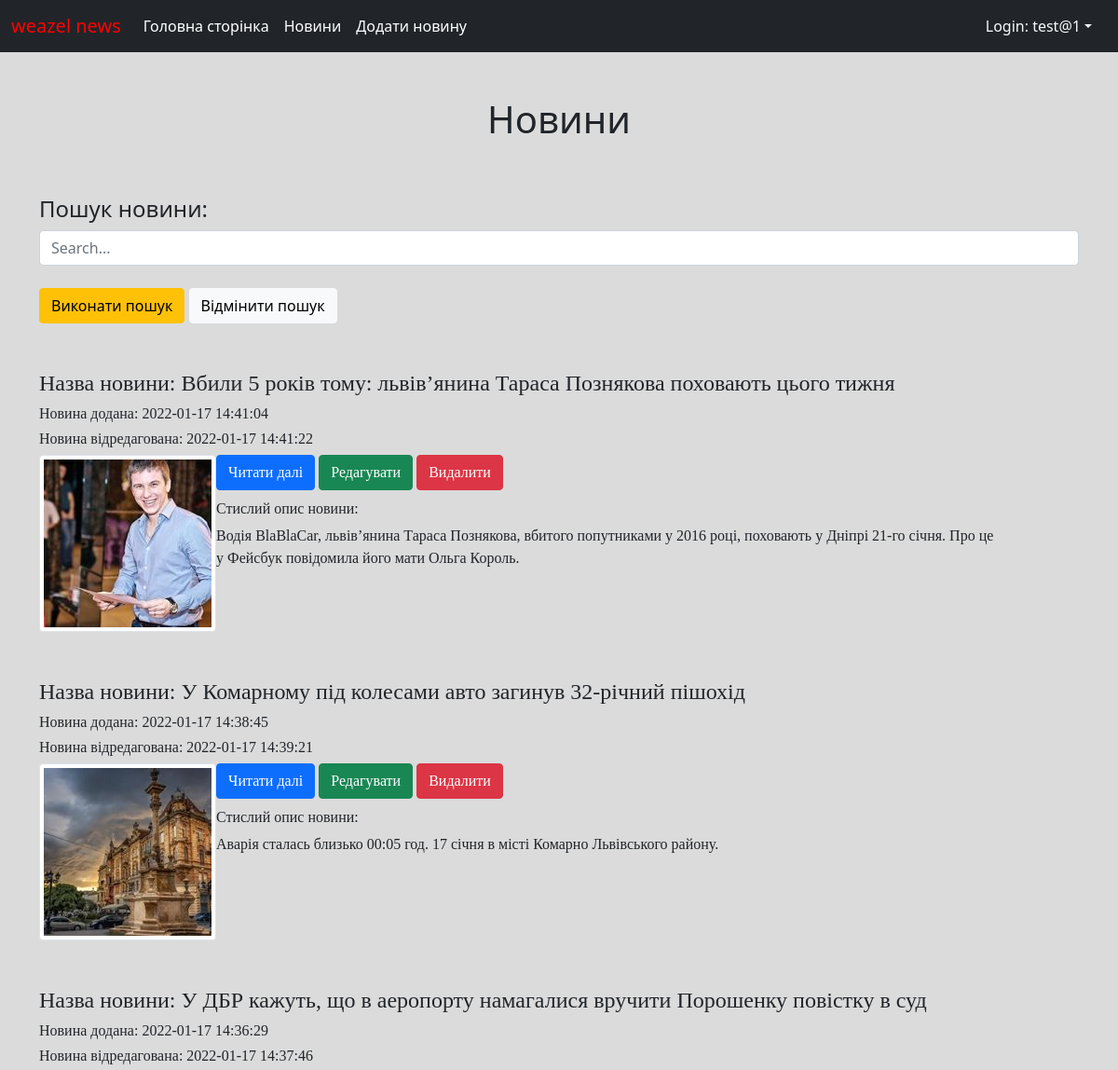
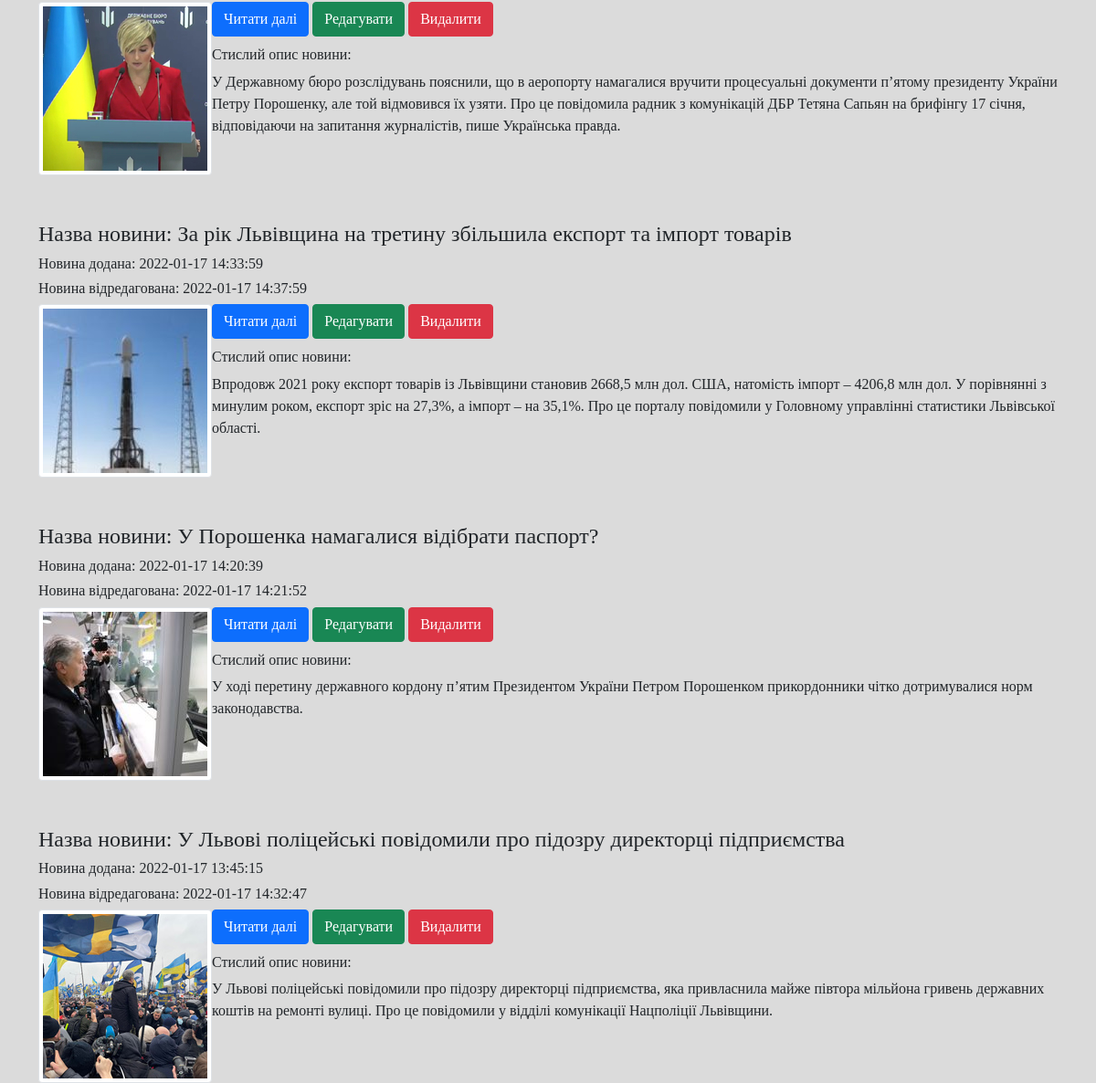
/news (signed in), run on the app's committed database (2 pictures, top to bottom).
### tables this page shows
CREATE TABLE `news` (
  `id` int(11) NOT NULL,
  `title` varchar(255) NOT NULL,
  `short_text` text NOT NULL,
  `datetime` datetime NOT NULL,
  `datetime_lastedit` datetime DEFAULT NULL,
  `user_id` int(11) NOT NULL,
  `text` text NOT NULL,
  `photo` varchar(255) DEFAULT NULL
);

### core/Controller.php (called while the page is built, shortened)
<?php
class Controller
{
    public function render($viewsName, $localParams = null, $globalParams = null)
    {
        $tpl = new Template();
        if (is_array($localParams))
            $tpl->setParams($localParams);
        $moduleName = strtolower((new \ReflectionClass($this))->getShortName());
        $globalParams['PageContent'] = $tpl->render("views/{$moduleName}/{$viewsName}.php");
        return $globalParams;
    }
}

### controllers/News.php (called while the page is built, shortened)
<?php
class News extends Controller
{
    protected $newsModel;
    protected $filtersModel;
    public function __construct()
    {
        $this->newsModel = new \models\News();
        $this->filtersModel = new \models\SerchNews();
    }
    public function actionIndex()
    {
        global $Config;
        $title = 'Новини';
        if (empty($_POST)) {
            $lastNews = $this->newsModel->GetLastNews($Config['NewsCount']);
        } else {
            $lastNews = $this->filtersModel->actionSearch($_POST);
        }
        return $this->render('index', ['lastNews' => $lastNews], [
            'PageTitle' => $title,
            'MainTitle' => $title,
        ]);
    }
}

### core/Core.php (called while the page is built, shortened)
<?php
class Core
{
    private static $instance;
    private static $db;
    private function __construct()
    {
        global $Config;
        self::$db = new \core\DB($Config['Database']['Server'],
            $Config['Database']['Username'],
            $Config['Database']['Password'],
            $Config['Database']['Database']);
    }
    public static function getInstance()
    {
        if (empty(self::$instance)) {
            self::$instance = new Core();
            return self::getInstance();
        } else
            return self::$instance;
    }
    public function getDB()
    {
        return self::$db;
    }
    public function run()
    {
        $path = $_GET['path'];
        $pathParts = explode('/', $path);
        $className = ucfirst($pathParts[0]);
        if (empty($className))
            $fullClassName = 'controllers\\Site';
        else
            $fullClassName = 'controllers\\' . $className;
        $methodName = ucfirst($pathParts[1]);
        if (empty($methodName))
            $fullMethodName = 'actionIndex';
        else
            $fullMethodName = 'action' . $methodName;
        if (class_exists($fullClassName)) {
            $controller = new $fullClassName();
            if (method_exists($controller, $fullMethodName)) {
                $method = new \ReflectionMethod($fullClassName, $fullMethodName);
                $paramsArray = [];
                $result = $method->invokeArgs($controller, $paramsArray);
            } else
                throw new \Exception('404 Not Found');
        } else
            throw new \Exception('404 Not Found');
    }
    public
    static function __autoload($className)
    {
        $fileName = $className . '.php';
    }
}

### index.php (called while the page is built, shortened)
<?php
include('config/config.php');
include('core/Core.php');
$core = \core\Core::getInstance();
$core->init();
$core->run();

### config/config.php (called while the page is built)
<?php
$Config =
    [
        'Database' =>
            [
                'Server' => 'localhost',
                'Username' => 'root',
                'Password' => 'root',
                'Database' => 'cms'
            ],
        'NewsCount' => 15,
        'NewsCount2' => 5
    ];

### core/DB.php (called while the page is built, shortened)
<?php
class DB
{
    protected $pdo;
    public function __construct($server, $login, $password, $database)
    {
        $this->pdo = new \PDO("mysql:host={$server};dbname=$database;charset=UTF8", $login, $password);
    }
    public function select($table, $fields = "*", $where = null, $orderBy = null, $limit = null, $offset = null)
    {
        $fieldsStr = "*";
        if (is_string($fields))
            $fieldsStr = $fields;
        $sql = "SELECT {$fieldsStr} FROM {$table} ";
        if (is_array($orderBy)) {
            $orderByParts = [];
            foreach ($orderBy as $key => $value) {
                $orderByParts[] = " {$key} {$value}";
            }
            $sql .= ' ORDER BY ' . implode(', ', $orderByParts);
        }
        if (!empty($limit)) {
            if (!empty($offset))
                $sql .= " LIMIT {$offset}, {$limit}";
            else
                $sql .= " LIMIT {$limit}";
        }
        $sth = $this->pdo->prepare($sql);
        if (is_array($where) && count($where) > 0)
            $sth->execute(array_values($where));
        else
            $sth->execute();
        return $sth->fetchAll();
    }
}

### models/News.php (called while the page is built, shortened)
<?php
class News extends \core\Model
{
    public function GetLastNews($count)
    {
        return \core\Core::getInstance()->getDB()->select('news', '*', null, ['datetime' => 'DESC'], $count);
    }
}

### models/Users.php (called while the page is built, shortened)
<?php
class Users extends Model
{
    public function IsUserAuthenticated()
    {
        return isset($_SESSION['user']);
    }
    public function GetCurrentUser()
    {
        if ($this->IsUserAuthenticated())
            return $_SESSION['user'];
        else
            return null;
    }
}

### views/news/index.php (the view, shortened to what this page needs)
<?php
$userModel = new \models\Users();
$user = $userModel->GetCurrentUser();
?>
    <form method="post">
        <h4>Пошук новини:</h4>
        <input type="text" class="form-control" placeholder="Search..." aria-label="Search" name="search"
               value="<?php if (!empty($_POST['search'])): echo $_POST['search'];endif; ?>">
        <br>
        <button type="submit" class="btn btn-warning">Виконати пошук</button>
        <a href="/news" class="btn btn-light">Відмінити пошук</a>
    </form>
<?php foreach ($lastNews as $news): ?>
    <div class="news-record textFam">
        <h4>Назва новини: <?= $news['title'] ?></h4>
        <h6>Новина додана: <?= $news['datetime'] ?></h6>
        <?php if ($news['datetime'] != $news['datetime_lastedit'] && $news['datetime_lastedit'] != null) : ?>
            <h6>Новина відредагована: <?= $news['datetime_lastedit'] ?></h6>
        <? endif; ?>
        <div class="photo">
            <? if (is_file('files/news/' . $news['photo'] . '_s.jpg')): ?>
                <img class="bd-placeholder-img img-thumbnail float-start"
                     src="/files/news/<?= $news['photo'] ?>_s.jpg"/>
            <? endif; ?>
        </div>
        <div class="news_butt">
            <a href="/news/view?id=<?= $news['id'] ?>" class="btn btn-primary">Читати далі</a>
            <? if ($news['user_id'] == $user['id'] || $user['access'] == 1): ?>
                <a href="/news/edit?id=<?= $news['id'] ?>" class="btn btn-success">Редагувати</a>
                <a href="/news/delete?id=<?= $news['id'] ?>" class="btn btn-danger">Видалити</a>
            <? endif; ?>
        </div>
        <div>
            <h6>Стислий опис новини: </h6><?= $news['short_text'] ?>
        </div>
    </div>
<?php endforeach; ?>

### style.css (style rules this page uses)
.textFam { font-family: "Lucida Bright"; }
.news-record { overflow: hidden; }
.news_butt { padding: 0px 10px 10px 10px; }
h4 { padding: 50px 0px 0px 0px; }
#backcolor { background: #dbdbdb; }
* { box-sizing: border-box; }

### data on the page
news: title "Вбили 5 років тому: львів’янина Тараса Познякова поховають цього тижня", datetime "2022-01-17 14:41:04", datetime_lastedit "2022-01-17 14:41:22", photo (picture), short_text "Водія BlaBlaCar, львів’янина Тараса Познякова, вбитого попутниками у 2016 році, поховають у Дніпрі 21-го січня. Про це у Фейсбук повідомила його мати Ольга Король."
news: title "У Комарному під колесами авто загинув 32-річний пішохід", datetime "2022-01-17 14:38:45", datetime_lastedit "2022-01-17 14:39:21", photo (picture), short_text "Аварія сталась близько 00:05 год. 17 січня в місті Комарно Львівського району."
news: title "У ДБР кажуть, що в аеропорту намагалися вручити Порошенку повістку в суд", datetime "2022-01-17 14:36:29", datetime_lastedit "2022-01-17 14:37:46", photo (picture), short_text "У Державному бюро розслідувань пояснили, що в аеропорту намагалися вручити процесуальні документи п’ятому президенту України Петру Порошенку, але той відмовився їх узяти. Про це повідомила радник з комунікацій ДБР Тетяна Сапьян на брифінгу 17 січня, відповідаючи на запитання журналістів, пише Українська правда."
news: title "За рік Львівщина на третину збільшила експорт та імпорт товарів", datetime "2022-01-17 14:33:59", datetime_lastedit "2022-01-17 14:37:59", photo (picture), short_text "Впродовж 2021 року експорт товарів із Львівщини становив 2668,5 млн дол. США, натомість імпорт – 4206,8 млн дол. У порівнянні з минулим роком, експорт зріс на 27,3%, а імпорт – на 35,1%. Про це порталу повідомили у Головному управлінні статистики Львівської області."
news: title "У Порошенка намагалися відібрати паспорт?", datetime "2022-01-17 14:20:39", datetime_lastedit "2022-01-17 14:21:52", photo (picture), short_text "У ході перетину державного кордону п’ятим Президентом України Петром Порошенком прикордонники чітко дотримувалися норм законодавства."
news: title "У Львові поліцейські повідомили про підозру директорці підприємства", datetime "2022-01-17 13:45:15", datetime_lastedit "2022-01-17 14:32:47", photo (picture), short_text "У Львові поліцейські повідомили про підозру директорці підприємства, яка привласнила майже півтора мільйона гривень державних коштів на ремонті вулиці. Про це повідомили у відділі комунікації Нацполіції Львівщини."

### other printed values
$user['login'] "test@1"
$PageTitle "Новини"
